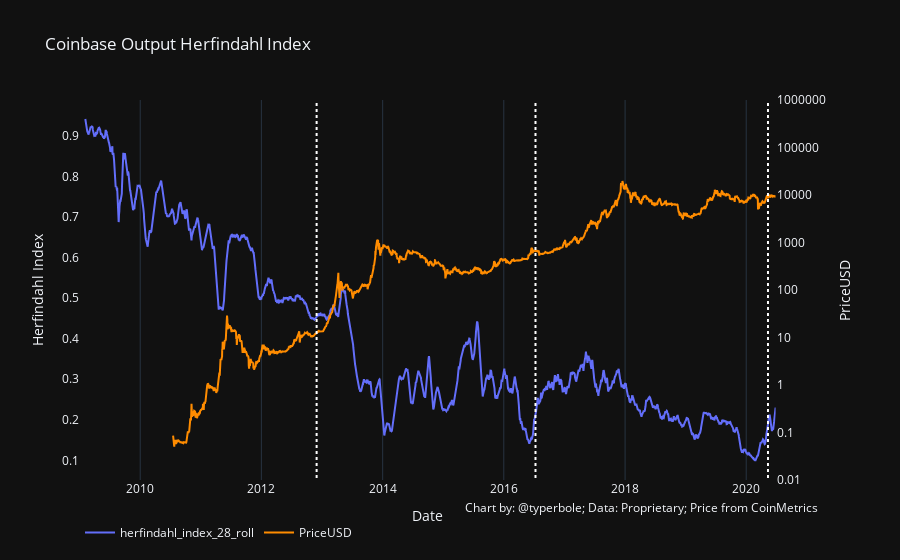

Notebook source saved alongside this figure:
### Code cell
chart_utils.two_axis_chart(
    data[:-28], x_series='date', 
    y1_series='herfindahl_index_28_roll',
    y2_series='PriceUSD',
    y2_series_axis_type='log', y2_series_axis_range=[-2, 6],
    x_axis_title='Date',
    y1_series_title='Herfindahl Index',
#     y1_series_axis_format='{:.2f}',
    title='Coinbase Output Herfindahl Index',
    data_source="Proprietary; Price from CoinMetrics",
    halving_lines=True
)

### Figure 1 — Plotly figure (JSON) as saved in the notebook; plotly's stock layout.template omitted (floating-point values rounded to 4 significant figures; data arrays with more than 128 entries replaced by an {"elided": "..."} marker saying what was removed)
{"data": [{"name": "herfindahl_index_28_roll", "type": "scatter", "x": {"elided": "4188 str values"}, "xaxis": "x", "y": {"elided": "4188 float values"}, "yaxis": "y"}, {"line": {"color": "darkorange"}, "name": "PriceUSD", "type": "scatter", "x": {"elided": "4188 str values"}, "xaxis": "x", "y": {"elided": "4188 float values"}, "yaxis": "y2"}, {"line": {"color": "white", "dash": "dot", "width": 2}, "mode": "lines", "showlegend": false, "type": "scatter", "x": ["2012-11-29", "2012-11-29"], "xaxis": "x", "y": [0, 1000000], "yaxis": "y2"}, {"line": {"color": "white", "dash": "dot", "width": 2}, "mode": "lines", "showlegend": false, "type": "scatter", "x": ["2016-07-10", "2016-07-10"], "xaxis": "x", "y": [0, 1000000], "yaxis": "y2"}, {"line": {"color": "white", "dash": "dot", "width": 2}, "mode": "lines", "showlegend": false, "type": "scatter", "x": ["2020-05-11", "2020-05-11"], "xaxis": "x", "y": [0, 1000000], "yaxis": "y2"}], "layout": {"annotations": [{"showarrow": false, "text": "Chart by: @typerbole; Data: Proprietary; Price from CoinMetrics", "x": 1, "xanchor": "right", "xref": "paper", "xshift": 0, "y": -0.1, "yanchor": "auto", "yref": "paper", "yshift": 0}], "legend": {"orientation": "h"}, "showlegend": true, "title": {"text": "Coinbase Output Herfindahl Index"}, "xaxis": {"anchor": "y", "domain": [0, 0.94], "title": {"text": "Date"}}, "yaxis": {"anchor": "x", "domain": [0, 1], "showgrid": false, "title": {"text": "Herfindahl Index"}, "type": "linear"}, "yaxis2": {"anchor": "x", "overlaying": "y", "range": [-2, 6], "showgrid": false, "side": "right", "tickformat": "${n},", "title": {"text": "PriceUSD"}, "type": "log"}}}
